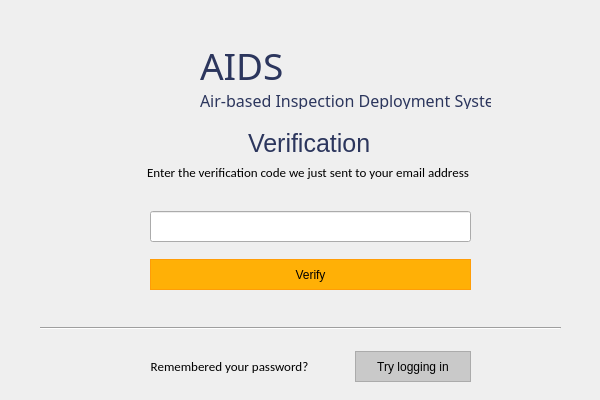
<?xml version="1.0" encoding="UTF-8"?>
<ui version="4.0">
 <class>MainWindow</class>
 <widget class="QMainWindow" name="MainWindow">
  <property name="geometry">
   <rect>
    <x>0</x>
    <y>0</y>
    <width>600</width>
    <height>400</height>
   </rect>
  </property>
  <property name="minimumSize">
   <size>
    <width>600</width>
    <height>400</height>
   </size>
  </property>
  <property name="maximumSize">
   <size>
    <width>600</width>
    <height>400</height>
   </size>
  </property>
  <property name="windowTitle">
   <string>AIDS – Verification</string>
  </property>
  <property name="windowIcon">
   <iconset>
    <normaloff>../Resources/logo_svg.svg</normaloff>../Resources/logo_svg.svg</iconset>
  </property>
  <widget class="QWidget" name="centralwidget">
   <widget class="QLabel" name="lbl_verification">
    <property name="geometry">
     <rect>
      <x>240</x>
      <y>110</y>
      <width>151</width>
      <height>71</height>
     </rect>
    </property>
    <property name="font">
     <font>
      <family>Helvetica</family>
      <pointsize>19</pointsize>
     </font>
    </property>
    <property name="styleSheet">
     <string notr="true">padding-left:2px;
padding-bottom: 4px;</string>
    </property>
    <property name="text">
     <string>&lt;html&gt;&lt;head/&gt;&lt;body&gt;&lt;p&gt;&lt;span style=&quot; color:#2c365d;&quot;&gt;Verification&lt;/span&gt;&lt;/p&gt;&lt;/body&gt;&lt;/html&gt;</string>
    </property>
   </widget>
   <widget class="QLabel" name="lbl_sub1">
    <property name="geometry">
     <rect>
      <x>140</x>
      <y>157</y>
      <width>351</width>
      <height>41</height>
     </rect>
    </property>
    <property name="font">
     <font>
      <family>Calibri</family>
      <pointsize>10</pointsize>
     </font>
    </property>
    <property name="styleSheet">
     <string notr="true">padding-left:4px;
padding-bottom:10px;</string>
    </property>
    <property name="text">
     <string>Enter the verification code we just sent to your email address</string>
    </property>
   </widget>
   <widget class="QLabel" name="lbl_error">
    <property name="geometry">
     <rect>
      <x>150</x>
      <y>180</y>
      <width>321</width>
      <height>31</height>
     </rect>
    </property>
    <property name="font">
     <font>
      <family>Calibri</family>
      <pointsize>9</pointsize>
     </font>
    </property>
    <property name="styleSheet">
     <string notr="true">padding-bottom:3 rem;</string>
    </property>
    <property name="text">
     <string/>
    </property>
    <property name="alignment">
     <set>Qt::AlignCenter</set>
    </property>
   </widget>
   <widget class="Line" name="line">
    <property name="geometry">
     <rect>
      <x>40</x>
      <y>320</y>
      <width>521</width>
      <height>16</height>
     </rect>
    </property>
    <property name="orientation">
     <enum>Qt::Horizontal</enum>
    </property>
   </widget>
   <widget class="QLabel" name="app_logo">
    <property name="geometry">
     <rect>
      <x>70</x>
      <y>20</y>
      <width>135</width>
      <height>114</height>
     </rect>
    </property>
    <property name="text">
     <string/>
    </property>
    <property name="pixmap">
     <pixmap>../Resources/aids_logo.png</pixmap>
    </property>
    <property name="alignment">
     <set>Qt::AlignCenter</set>
    </property>
   </widget>
   <widget class="QWidget" name="layoutWidget">
    <property name="geometry">
     <rect>
      <x>200</x>
      <y>40</y>
      <width>293</width>
      <height>71</height>
     </rect>
    </property>
    <layout class="QVBoxLayout" name="verticalLayout">
     <item>
      <widget class="QLabel" name="aids_logo">
       <property name="minimumSize">
        <size>
         <width>291</width>
         <height>43</height>
        </size>
       </property>
       <property name="maximumSize">
        <size>
         <width>291</width>
         <height>43</height>
        </size>
       </property>
       <property name="font">
        <font>
         <family>Audiowide</family>
         <pointsize>28</pointsize>
         <kerning>true</kerning>
        </font>
       </property>
       <property name="text">
        <string>&lt;html&gt;&lt;head/&gt;&lt;body&gt;&lt;p&gt;&lt;span style=&quot; color:#2c365d;&quot;&gt;AIDS&lt;/span&gt;&lt;/p&gt;&lt;/body&gt;&lt;/html&gt;</string>
       </property>
      </widget>
     </item>
     <item>
      <widget class="QLabel" name="app_name">
       <property name="minimumSize">
        <size>
         <width>291</width>
         <height>20</height>
        </size>
       </property>
       <property name="maximumSize">
        <size>
         <width>291</width>
         <height>20</height>
        </size>
       </property>
       <property name="font">
        <font>
         <family>Barlow Medium</family>
         <pointsize>12</pointsize>
         <kerning>true</kerning>
        </font>
       </property>
       <property name="text">
        <string>&lt;html&gt;&lt;head/&gt;&lt;body&gt;&lt;p&gt;&lt;span style=&quot; color:#2c365d;&quot;&gt;Air-based Inspection Deployment System&lt;/span&gt;&lt;/p&gt;&lt;/body&gt;&lt;/html&gt;</string>
       </property>
      </widget>
     </item>
    </layout>
   </widget>
   <widget class="QWidget" name="layoutWidget_2">
    <property name="geometry">
     <rect>
      <x>110</x>
      <y>350</y>
      <width>361</width>
      <height>33</height>
     </rect>
    </property>
    <layout class="QHBoxLayout" name="remember_layout">
     <item>
      <widget class="QLabel" name="lbl_remember">
       <property name="font">
        <font>
         <family>Calibri</family>
         <pointsize>10</pointsize>
        </font>
       </property>
       <property name="text">
        <string>Remembered your password?</string>
       </property>
       <property name="alignment">
        <set>Qt::AlignCenter</set>
       </property>
      </widget>
     </item>
     <item>
      <widget class="QPushButton" name="btn_forgot">
       <property name="minimumSize">
        <size>
         <width>116</width>
         <height>31</height>
        </size>
       </property>
       <property name="maximumSize">
        <size>
         <width>116</width>
         <height>31</height>
        </size>
       </property>
       <property name="font">
        <font>
         <family>Helvetica</family>
        </font>
       </property>
       <property name="styleSheet">
        <string notr="true">QPushButton {
color: rgb(0, 0, 0);
background-color: rgb(201, 201, 201);
border: 1.2px solid #ABABAB;
outline: none;}

QPushButton:hover{
color: rgb(255, 255, 255);
background-color: rgb(171, 171, 171);
outline: none;
border: none;
}

QPushButton:pressed{
color: rgb(255, 255, 255);
background-color: rgb(129, 129, 129);
outline: none;
border: none;
}


</string>
       </property>
       <property name="text">
        <string>Try logging in</string>
       </property>
      </widget>
     </item>
    </layout>
   </widget>
   <widget class="QWidget" name="layoutWidget">
    <property name="geometry">
     <rect>
      <x>150</x>
      <y>200</y>
      <width>323</width>
      <height>101</height>
     </rect>
    </property>
    <layout class="QVBoxLayout" name="verification_layout">
     <item>
      <widget class="QLineEdit" name="txt_verCode">
       <property name="minimumSize">
        <size>
         <width>321</width>
         <height>31</height>
        </size>
       </property>
       <property name="maximumSize">
        <size>
         <width>321</width>
         <height>31</height>
        </size>
       </property>
       <property name="styleSheet">
        <string notr="true">padding-left: 4px;</string>
       </property>
      </widget>
     </item>
     <item>
      <widget class="QPushButton" name="btn_verify">
       <property name="sizePolicy">
        <sizepolicy hsizetype="Minimum" vsizetype="Fixed">
         <horstretch>0</horstretch>
         <verstretch>0</verstretch>
        </sizepolicy>
       </property>
       <property name="minimumSize">
        <size>
         <width>321</width>
         <height>31</height>
        </size>
       </property>
       <property name="maximumSize">
        <size>
         <width>321</width>
         <height>31</height>
        </size>
       </property>
       <property name="styleSheet">
        <string notr="true">QPushButton {
background-color: rgb(255, 176, 6);
border: 1.2px solid #ff9d07;
outline: none;}

QPushButton:hover{
background-color: rgb(255, 157, 7);
outline: none;
border: none;
}

QPushButton:pressed{
background-color: rgb(254, 140, 8);
outline: none;
border: none;
}


</string>
       </property>
       <property name="text">
        <string>Verify</string>
       </property>
      </widget>
     </item>
    </layout>
   </widget>
  </widget>
 </widget>
 <tabstops>
  <tabstop>txt_verCode</tabstop>
  <tabstop>btn_verify</tabstop>
  <tabstop>btn_forgot</tabstop>
 </tabstops>
 <resources/>
 <connections/>
</ui>
